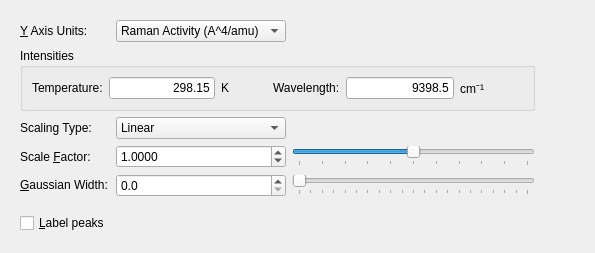
<?xml version="1.0" encoding="UTF-8"?>
<ui version="4.0">
 <class>Tab_Raman</class>
 <widget class="QWidget" name="Tab_Raman">
  <property name="geometry">
   <rect>
    <x>0</x>
    <y>0</y>
    <width>595</width>
    <height>253</height>
   </rect>
  </property>
  <property name="windowTitle">
   <string>tab_Raman</string>
  </property>
  <layout class="QGridLayout" name="gridLayout">
   <item row="0" column="0">
    <widget class="QWidget" name="widget" native="true">
     <layout class="QGridLayout" name="gridLayout_2">
      <item row="0" column="0">
       <widget class="QLabel" name="label_8">
        <property name="sizePolicy">
         <sizepolicy hsizetype="Fixed" vsizetype="Preferred">
          <horstretch>0</horstretch>
          <verstretch>0</verstretch>
         </sizepolicy>
        </property>
        <property name="text">
         <string>&amp;Y Axis Units:</string>
        </property>
        <property name="buddy">
         <cstring>combo_yaxis</cstring>
        </property>
       </widget>
      </item>
      <item row="0" column="1">
       <widget class="QComboBox" name="combo_yaxis">
        <property name="sizePolicy">
         <sizepolicy hsizetype="Fixed" vsizetype="Fixed">
          <horstretch>0</horstretch>
          <verstretch>0</verstretch>
         </sizepolicy>
        </property>
        <item>
         <property name="text">
          <string>Raman Activity (A^4/amu)</string>
         </property>
        </item>
        <item>
         <property name="text">
          <string>Raman Intensity</string>
         </property>
        </item>
       </widget>
      </item>
      <item row="0" column="2" colspan="2">
       <spacer name="horizontalSpacer_2">
        <property name="orientation">
         <enum>Qt::Horizontal</enum>
        </property>
        <property name="sizeHint" stdset="0">
         <size>
          <width>40</width>
          <height>20</height>
         </size>
        </property>
       </spacer>
      </item>
      <item row="6" column="0">
       <spacer name="verticalSpacer">
        <property name="orientation">
         <enum>Qt::Vertical</enum>
        </property>
        <property name="sizeHint" stdset="0">
         <size>
          <width>20</width>
          <height>0</height>
         </size>
        </property>
       </spacer>
      </item>
      <item row="7" column="0">
       <widget class="QCheckBox" name="cb_labelPeaks">
        <property name="sizePolicy">
         <sizepolicy hsizetype="Fixed" vsizetype="Fixed">
          <horstretch>0</horstretch>
          <verstretch>0</verstretch>
         </sizepolicy>
        </property>
        <property name="text">
         <string>&amp;Label peaks</string>
        </property>
        <property name="checked">
         <bool>false</bool>
        </property>
       </widget>
      </item>
      <item row="3" column="0">
       <widget class="QLabel" name="label_2">
        <property name="text">
         <string>Scaling Type:</string>
        </property>
       </widget>
      </item>
      <item row="3" column="1">
       <widget class="QComboBox" name="combo_scalingType">
        <item>
         <property name="text">
          <string>Linear</string>
         </property>
        </item>
        <item>
         <property name="text">
          <string>Relative</string>
         </property>
        </item>
       </widget>
      </item>
      <item row="4" column="0">
       <widget class="QLabel" name="label">
        <property name="sizePolicy">
         <sizepolicy hsizetype="Fixed" vsizetype="Minimum">
          <horstretch>0</horstretch>
          <verstretch>0</verstretch>
         </sizepolicy>
        </property>
        <property name="text">
         <string>Scale &amp;Factor:</string>
        </property>
        <property name="buddy">
         <cstring>spin_scale</cstring>
        </property>
       </widget>
      </item>
      <item row="4" column="1">
       <widget class="QDoubleSpinBox" name="spin_scale">
        <property name="sizePolicy">
         <sizepolicy hsizetype="Minimum" vsizetype="Fixed">
          <horstretch>0</horstretch>
          <verstretch>0</verstretch>
         </sizepolicy>
        </property>
        <property name="decimals">
         <number>4</number>
        </property>
        <property name="minimum">
         <double>0.000100000000000</double>
        </property>
        <property name="maximum">
         <double>2.000000000000000</double>
        </property>
        <property name="singleStep">
         <double>0.010000000000000</double>
        </property>
        <property name="value">
         <double>1.000000000000000</double>
        </property>
       </widget>
      </item>
      <item row="4" column="2" colspan="2">
       <widget class="QSlider" name="hs_scale">
        <property name="sizePolicy">
         <sizepolicy hsizetype="Expanding" vsizetype="Fixed">
          <horstretch>100</horstretch>
          <verstretch>0</verstretch>
         </sizepolicy>
        </property>
        <property name="minimum">
         <number>50</number>
        </property>
        <property name="maximum">
         <number>150</number>
        </property>
        <property name="value">
         <number>100</number>
        </property>
        <property name="sliderPosition">
         <number>100</number>
        </property>
        <property name="orientation">
         <enum>Qt::Horizontal</enum>
        </property>
        <property name="tickPosition">
         <enum>QSlider::TicksBelow</enum>
        </property>
        <property name="tickInterval">
         <number>10</number>
        </property>
       </widget>
      </item>
      <item row="0" column="4">
       <spacer name="horizontalSpacer_4">
        <property name="orientation">
         <enum>Qt::Horizontal</enum>
        </property>
        <property name="sizeHint" stdset="0">
         <size>
          <width>40</width>
          <height>20</height>
         </size>
        </property>
       </spacer>
      </item>
      <item row="4" column="4">
       <spacer name="horizontalSpacer">
        <property name="orientation">
         <enum>Qt::Horizontal</enum>
        </property>
        <property name="sizeHint" stdset="0">
         <size>
          <width>40</width>
          <height>20</height>
         </size>
        </property>
       </spacer>
      </item>
      <item row="5" column="0">
       <widget class="QLabel" name="label_9">
        <property name="sizePolicy">
         <sizepolicy hsizetype="Fixed" vsizetype="Fixed">
          <horstretch>0</horstretch>
          <verstretch>0</verstretch>
         </sizepolicy>
        </property>
        <property name="text">
         <string>&amp;Gaussian Width:</string>
        </property>
        <property name="buddy">
         <cstring>spin_FWHM</cstring>
        </property>
       </widget>
      </item>
      <item row="5" column="1">
       <widget class="QDoubleSpinBox" name="spin_FWHM">
        <property name="sizePolicy">
         <sizepolicy hsizetype="Minimum" vsizetype="Fixed">
          <horstretch>0</horstretch>
          <verstretch>0</verstretch>
         </sizepolicy>
        </property>
        <property name="decimals">
         <number>1</number>
        </property>
        <property name="maximum">
         <double>1000.000000000000000</double>
        </property>
        <property name="singleStep">
         <double>5.000000000000000</double>
        </property>
       </widget>
      </item>
      <item row="5" column="2" colspan="2">
       <widget class="QSlider" name="hs_FWHM">
        <property name="maximum">
         <number>100</number>
        </property>
        <property name="orientation">
         <enum>Qt::Horizontal</enum>
        </property>
        <property name="tickPosition">
         <enum>QSlider::TicksBelow</enum>
        </property>
        <property name="tickInterval">
         <number>5</number>
        </property>
       </widget>
      </item>
      <item row="5" column="4">
       <spacer name="horizontalSpacer_3">
        <property name="orientation">
         <enum>Qt::Horizontal</enum>
        </property>
        <property name="sizeHint" stdset="0">
         <size>
          <width>40</width>
          <height>20</height>
         </size>
        </property>
       </spacer>
      </item>
      <item row="2" column="0" colspan="4">
       <widget class="QGroupBox" name="groupBox">
        <property name="sizePolicy">
         <sizepolicy hsizetype="Preferred" vsizetype="Preferred">
          <horstretch>0</horstretch>
          <verstretch>0</verstretch>
         </sizepolicy>
        </property>
        <property name="minimumSize">
         <size>
          <width>0</width>
          <height>0</height>
         </size>
        </property>
        <property name="title">
         <string>Intensities</string>
        </property>
        <property name="flat">
         <bool>false</bool>
        </property>
        <layout class="QHBoxLayout" name="horizontalLayout">
         <item>
          <layout class="QHBoxLayout" name="horizontalLayout_2">
           <item>
            <widget class="QLabel" name="label_4">
             <property name="text">
              <string>Temperature:</string>
             </property>
            </widget>
           </item>
           <item>
            <widget class="QLineEdit" name="line_T">
             <property name="text">
              <string>298.15</string>
             </property>
             <property name="alignment">
              <set>Qt::AlignRight|Qt::AlignTrailing|Qt::AlignVCenter</set>
             </property>
            </widget>
           </item>
           <item>
            <widget class="QLabel" name="label_5">
             <property name="text">
              <string>K</string>
             </property>
            </widget>
           </item>
           <item>
            <spacer name="horizontalSpacer_5">
             <property name="orientation">
              <enum>Qt::Horizontal</enum>
             </property>
             <property name="sizeType">
              <enum>QSizePolicy::Preferred</enum>
             </property>
             <property name="sizeHint" stdset="0">
              <size>
               <width>40</width>
               <height>20</height>
              </size>
             </property>
            </spacer>
           </item>
           <item>
            <widget class="QLabel" name="label_3">
             <property name="text">
              <string>Wavelength:</string>
             </property>
            </widget>
           </item>
           <item>
            <widget class="QLineEdit" name="line_W">
             <property name="sizePolicy">
              <sizepolicy hsizetype="MinimumExpanding" vsizetype="Fixed">
               <horstretch>0</horstretch>
               <verstretch>0</verstretch>
              </sizepolicy>
             </property>
             <property name="text">
              <string>9398.5</string>
             </property>
             <property name="alignment">
              <set>Qt::AlignRight|Qt::AlignTrailing|Qt::AlignVCenter</set>
             </property>
            </widget>
           </item>
           <item>
            <widget class="QLabel" name="label_6">
             <property name="text">
              <string>cm⁻¹</string>
             </property>
            </widget>
           </item>
           <item>
            <spacer name="horizontalSpacer_6">
             <property name="orientation">
              <enum>Qt::Horizontal</enum>
             </property>
             <property name="sizeHint" stdset="0">
              <size>
               <width>40</width>
               <height>20</height>
              </size>
             </property>
            </spacer>
           </item>
          </layout>
         </item>
        </layout>
       </widget>
      </item>
     </layout>
    </widget>
   </item>
  </layout>
 </widget>
 <tabstops>
  <tabstop>combo_yaxis</tabstop>
  <tabstop>cb_labelPeaks</tabstop>
 </tabstops>
 <resources/>
 <connections/>
</ui>
